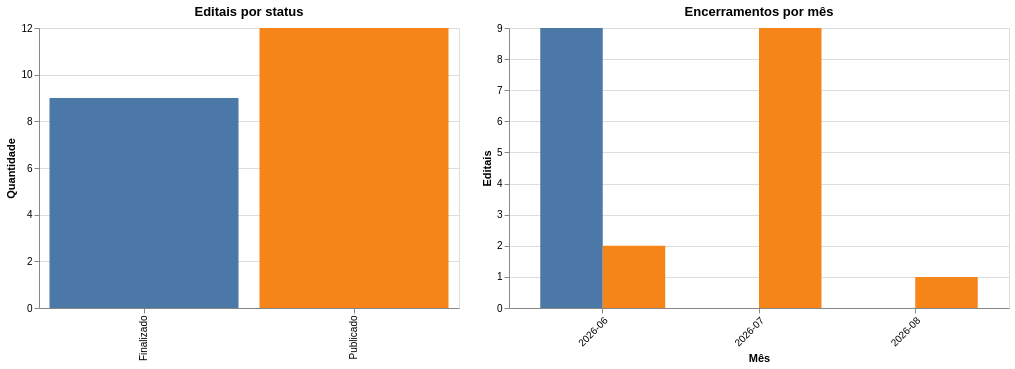

Notebook source saved alongside this figure:
### Markdown cell above
## 9. Editais: status e calendário de encerramento

### Code cell
status_df = (
    df_editais["status"].value_counts().reset_index()
    .rename(columns={"count": "editais"})
)

chart_status = (
    alt.Chart(status_df)
    .mark_bar()
    .encode(
        x=alt.X("status:N", title=""),
        y=alt.Y("editais:Q", title="Quantidade"),
        color=alt.Color("status:N", legend=None),
        tooltip=["status", "editais"],
    )
    .properties(width=CHART_W, height=CHART_H, title="Editais por status")
)

enc = df_editais.copy()
enc["data_encerramento"] = pd.to_datetime(enc["data_encerramento"], utc=True)
enc["mes"] = enc["data_encerramento"].dt.to_period("M").astype(str)
por_mes = (
    enc.groupby(["mes", "status"], as_index=False)
    .size()
    .rename(columns={"size": "editais"})
)

chart_mes = (
    alt.Chart(por_mes)
    .mark_bar()
    .encode(
        x=alt.X("mes:N", title="Mês", axis=alt.Axis(labelAngle=-45)),
        y=alt.Y("editais:Q", title="Editais"),
        color=alt.Color("status:N", title="Status"),
        xOffset=alt.XOffset("status:N"),
        tooltip=["mes", "status", "editais"],
    )
    .properties(width=CHART_W + 80, height=CHART_H, title="Encerramentos por mês")
)

chart_status | chart_mes

### Figure 1 — Vega-Lite specification as saved in the notebook (floating-point values rounded to 4 significant figures)
{"config": {"view": {"continuousWidth": 300, "continuousHeight": 300}}, "hconcat": [{"data": {"name": "data-649b2f9dcc8fee405058a5cea3b3fdb9"}, "mark": {"type": "bar"}, "encoding": {"color": {"field": "status", "legend": null, "type": "nominal"}, "tooltip": [{"field": "status", "type": "nominal"}, {"field": "editais", "type": "quantitative"}], "x": {"field": "status", "title": "", "type": "nominal"}, "y": {"field": "editais", "title": "Quantidade", "type": "quantitative"}}, "height": 280, "title": "Editais por status", "width": 420}, {"data": {"name": "data-9703c76a3a5c3016263655a8819f916a"}, "mark": {"type": "bar"}, "encoding": {"color": {"field": "status", "title": "Status", "type": "nominal"}, "tooltip": [{"field": "mes", "type": "nominal"}, {"field": "status", "type": "nominal"}, {"field": "editais", "type": "quantitative"}], "x": {"axis": {"labelAngle": -45}, "field": "mes", "title": "Mês", "type": "nominal"}, "xOffset": {"field": "status", "type": "nominal"}, "y": {"field": "editais", "title": "Editais", "type": "quantitative"}}, "height": 280, "title": "Encerramentos por mês", "width": 500}], "$schema": "https://vega.github.io/schema/vega-lite/v6.4.1.json", "datasets": {"data-649b2f9dcc8fee405058a5cea3b3fdb9": [{"status": "Publicado", "editais": 12}, {"status": "Finalizado", "editais": 9}], "data-9703c76a3a5c3016263655a8819f916a": [{"mes": "2026-06", "status": "Finalizado", "editais": 9}, {"mes": "2026-06", "status": "Publicado", "editais": 2}, {"mes": "2026-07", "status": "Publicado", "editais": 9}, {"mes": "2026-08", "status": "Publicado", "editais": 1}]}}
